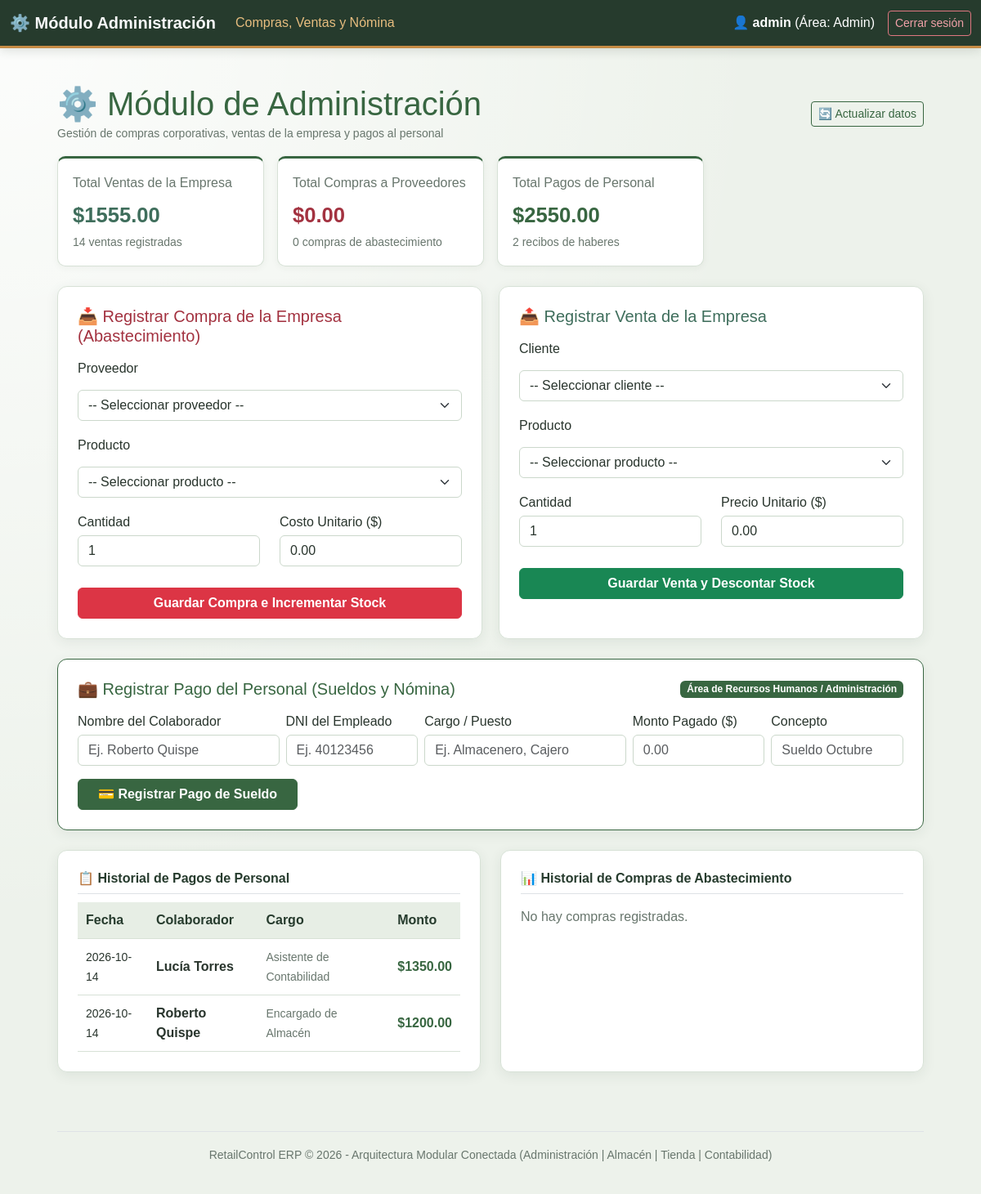
The app's page /administracion (signed in) with its own data.
### app/models.py (models this page shows)
class EmployeePayment(db.Model):
    __tablename__ = 'pagos_personal'
    id = db.Column(db.Integer, primary_key=True)
    employee_name = db.Column(db.String(100), nullable=False)
    dni = db.Column(db.String(20), nullable=True)
    position = db.Column(db.String(100), nullable=True)
    amount = db.Column(db.Float, nullable=False, default=0.0)
    concept = db.Column(db.String(200), nullable=False, default='Pago de sueldo')
    payment_date = db.Column(db.DateTime, default=lambda: datetime.now(timezone.utc))
    created_at = db.Column(db.DateTime, default=lambda: datetime.now(timezone.utc))
    user_id = db.Column(db.Integer, db.ForeignKey('usuarios.id'), nullable=True)
    user = db.relationship('User')

### app/routes.py (the view, shortened to what this page needs)
@bp.route('/administracion', methods=['GET', 'POST'])
@role_required('admin')
def administracion():
    suppliers = Supplier.query.order_by(Supplier.name).all()
    clients = Client.query.order_by(Client.name).all()
    products = Product.query.order_by(Product.name).all()
    purchases = Purchase.query.order_by(Purchase.created_at.desc()).all()
    sales = Sale.query.order_by(Sale.created_at.desc()).all()
    payments = EmployeePayment.query.order_by(EmployeePayment.payment_date.desc()).all()
    total_purchases = sum(p.total for p in purchases)
    total_sales = sum(s.total for s in sales)
    total_payroll = sum(p.amount for p in payments)
    return render_template(
        'administracion.html',
        suppliers=suppliers,
        clients=clients,
        products=products,
        purchases=purchases,
        sales=sales,
        payments=payments,
        total_purchases=total_purchases,
        total_sales=total_sales,
        total_payroll=total_payroll,
    )

### app/routes.py (called while the page is built, shortened)
def role_required(*allowed_roles):
    def decorator(view):
        @wraps(view)
        def wrapped(*args, **kwargs):
            if 'role' not in session:
                flash('Por favor inicia sesión para acceder al módulo.', 'error')
                return redirect(url_for('main.login'))
            user_role = session.get('role')
            return view(*args, **kwargs)
        return wrapped
    return decorator

### app/templates/administracion.html (shortened to what this page needs)
{% extends 'base.html' %}
{% block content %}
<div class="d-flex justify-content-between align-items-center mb-3">
  <div>
    <h1 class="mb-0">⚙️ Módulo de Administración</h1>
    <small class="text-muted">Gestión de compras corporativas, ventas de la empresa y pagos al personal</small>
  </div>
  <button class="btn btn-outline-primary btn-sm" onclick="location.reload();">
    🔄 Actualizar datos
  </button>
</div>
<div class="stats-grid mb-4">
  <div class="stat-card">
    <span>Total Ventas de la Empresa</span>
    <strong class="text-success">${{ '%.2f'|format(total_sales) }}</strong>
    <small class="text-muted d-block mt-1">{{ sales|length }} ventas registradas</small>
  </div>
  <div class="stat-card">
    <span>Total Compras a Proveedores</span>
    <strong class="text-danger">${{ '%.2f'|format(total_purchases) }}</strong>
    <small class="text-muted d-block mt-1">{{ purchases|length }} compras de abastecimiento</small>
  </div>
  <div class="stat-card">
    <span>Total Pagos de Personal</span>
    <strong class="text-primary">${{ '%.2f'|format(total_payroll) }}</strong>
    <small class="text-muted d-block mt-1">{{ payments|length }} recibos de haberes</small>
  </div>
</div>
<div class="two-columns mb-4">
  <section class="panel">
    <h2 class="h5 mb-3 text-danger">📥 Registrar Compra de la Empresa (Abastecimiento)</h2>
    <form method="post">
      <label class="form-label mb-1">Proveedor</label>
      <select name="supplier_id" required class="form-select mb-2">
        <option value="">-- Seleccionar proveedor --</option>
      </select>
      <label class="form-label mb-1">Producto</label>
      <select name="product_id" id="buy_product_id" required class="form-select mb-2" onchange="onBuyProductChange()">
        <option value="" data-stock="0" data-price="0">-- Seleccionar producto --</option>
      </select>
      <div class="row">
        <div class="col-6">
          <label class="form-label mb-1">Cantidad</label>
          <input type="number" name="quantity" value="1" min="1" required class="form-control mb-2">
        </div>
        <div class="col-6">
          <label class="form-label mb-1">Costo Unitario ($)</label>
          <input type="number" step="0.01" name="unit_price" id="buy_unit_price" value="0.00" min="0.01" required class="form-control mb-2">
        </div>
      </div>
      <button type="submit" class="btn btn-danger w-100 mt-2 fw-bold">
        Guardar Compra e Incrementar Stock
      </button>
    </form>
  </section>
  <section class="panel">
    <h2 class="h5 mb-3 text-success">📤 Registrar Venta de la Empresa</h2>
    <form method="post">
      <label class="form-label mb-1">Cliente</label>
      <select name="client_id" required class="form-select mb-2">
        <option value="">-- Seleccionar cliente --</option>
      </select>
      <label class="form-label mb-1">Producto</label>
      <select name="product_id" id="sell_product_id" required class="form-select mb-2" onchange="onSellProductChange()">
        <option value="" data-stock="0" data-price="0">-- Seleccionar producto --</option>
      </select>
      <div class="row">
        <div class="col-6">
          <label class="form-label mb-1">Cantidad</label>
          <input type="number" name="quantity" value="1" min="1" required class="form-control mb-2">
        </div>
        <div class="col-6">
          <label class="form-label mb-1">Precio Unitario ($)</label>
          <input type="number" step="0.01" name="unit_price" id="sell_unit_price" value="0.00" min="0.01" required class="form-control mb-2">
        </div>
      </div>
      <button type="submit" class="btn btn-success w-100 mt-2 fw-bold">
        Guardar Venta y Descontar Stock
      </button>
    </form>
  </section>
</div>
<section class="panel mb-4 border-primary">
  <div class="d-flex justify-content-between align-items-center mb-3">
    <h2 class="h5 mb-0 text-primary">💼 Registrar Pago del Personal (Sueldos y Nómina)</h2>
    <span class="badge bg-primary">Área de Recursos Humanos / Administración</span>
  </div>
  <form method="post" class="row g-2">
    <div class="col-md-3">
      <label class="form-label mb-1">Nombre del Colaborador</label>
      <input type="text" name="employee_name" required placeholder="Ej. Roberto Quispe" class="form-control">
    </div>
    <div class="col-md-2">
      <label class="form-label mb-1">DNI del Empleado</label>
      <input type="text" name="dni" placeholder="Ej. 40123456" class="form-control">
    </div>
    <div class="col-md-3">
      <label class="form-label mb-1">Cargo / Puesto</label>
      <input type="text" name="position" placeholder="Ej. Almacenero, Cajero" class="form-control">
    </div>
    <div class="col-md-2">
      <label class="form-label mb-1">Monto Pagado ($)</label>
      <input type="number" step="0.01" name="amount" min="1" required placeholder="0.00" class="form-control">
    </div>
    <div class="col-md-2">
      <label class="form-label mb-1">Concepto</label>
      <input type="text" name="concept" placeholder="Sueldo Octubre" class="form-control">
    </div>
    <div class="col-12 mt-3">
      <button type="submit" class="btn btn-primary px-4 fw-bold">
        💳 Registrar Pago de Sueldo
      </button>
    </div>
  </form>
</section>
<div class="row">
  <div class="col-lg-6 mb-4">
    <section class="panel h-100">
      <h3 class="h6 fw-bold text-dark border-bottom pb-2">📋 Historial de Pagos de Personal</h3>
      {% if payments %}
        <table>
          <thead>
            <tr>
              <th>Fecha</th>
              <th>Colaborador</th>
              <th>Cargo</th>
              <th>Monto</th>
            </tr>
          </thead>
          <tbody>
            {% for pay in payments %}
              <tr>
                <td><small>{{ pay.payment_date.strftime('%Y-%m-%d') }}</small></td>
                <td><strong>{{ pay.employee_name }}</strong></td>
                <td><small class="text-muted">{{ pay.position or 'Personal' }}</small></td>
                <td class="fw-bold text-primary">${{ '%.2f'|format(pay.amount) }}</td>
              </tr>
            {% endfor %}
          </tbody>
        </table>
      {% else %}
        <p class="text-muted my-3">No hay pagos de personal registrados.</p>
      {% endif %}
    </section>
  </div>
  <div class="col-lg-6 mb-4">
    <section class="panel h-100">
      <h3 class="h6 fw-bold text-dark border-bottom pb-2">📊 Historial de Compras de Abastecimiento</h3>
      {% if purchases %}
        <table>
          <thead>
            <tr>
              <th>Fecha</th>
              <th>Proveedor</th>
              <th>Total</th>
            </tr>
          </thead>
          <tbody>
            {% for purchase in purchases[:6] %}
              <tr>
                <td><small>{{ purchase.created_at.strftime('%Y-%m-%d') }}</small></td>
                <td>{{ purchase.supplier.name }}</td>
                <td class="fw-bold text-danger">${{ '%.2f'|format(purchase.total) }}</td>
              </tr>
            {% endfor %}
          </tbody>
        </table>
      {% else %}
        <p class="text-muted my-3">No hay compras registradas.</p>
      {% endif %}
    </section>
  </div>
</div>
{% endblock %}

### app/static/style.css (style rules this page uses)
:root { --brand-primary: #386641; --brand-primary-hover: #2f5737; --brand-deep: #263b2d; --brand-accent: #c58b45; --surface: #ffffff; --surface-muted: #f1f5ef; --page-bg: #edf2eb; --text-main: #29352d; --text-muted: #68766d; --border-color: #d7e1d6; --bs-primary: var(--brand-primary); --bs-primary-rgb: 56, 102, 65; --bs-secondary: #68766d; --bs-secondary-rgb: 104, 118, 109; --bs-success: #52796f; --bs-success-rgb: 82, 121, 111; --bs-info: #457b9d; --bs-info-rgb: 69, 123, 157; --bs-warning: #c58b45; --bs-warning-rgb: 197, 139, 69; --bs-danger: #b23a48; --bs-danger-rgb: 178, 58, 72; --bs-dark: var(--brand-deep); --bs-dark-rgb: 38, 59, 45; --bs-body-bg: var(--page-bg); --bs-body-color: var(--text-main); --bs-link-color: var(--brand-primary); --bs-link-hover-color: var(--brand-primary-hover); }
body { min-height: 100vh; font-family: Arial, sans-serif; color: var(--text-main); background: radial-gradient(ellipse at top left, rgba(255, 255, 255, 0.85), transparent 55%), var(--page-bg); background-attachment: fixed; margin: 0; }
.auth-box, .panel { background: var(--surface); border: 1px solid var(--border-color); border-radius: 12px; padding: 24px; box-shadow: 0 4px 16px rgba(38, 59, 45, 0.08); }
form:not(.row) { display: flex; flex-direction: column; gap: 10px; }
input, select, textarea, button { border-radius: 8px; font-size: 1rem; }
input, select, textarea, .form-control, .form-select { border-color: #cbd8cb; color: var(--text-main); background-color: var(--surface); }
button, .btn-primary { color: #fff; background-color: var(--brand-primary); border-color: var(--brand-primary); cursor: pointer; font-weight: 600; }
.btn-secondary, .btn-success, .btn-info, .btn-warning, .btn-danger, .btn-dark { font-weight: 600; }
.btn-outline-primary { color: var(--brand-primary); border-color: var(--brand-primary); }
h1, h2 { color: var(--brand-primary); }
.two-columns { display: grid; grid-template-columns: 1fr 1fr; gap: 20px; }
.stats-grid { display: grid; grid-template-columns: repeat(4, minmax(0, 1fr)); gap: 16px; margin-bottom: 20px; }
.stat-card { background: var(--surface); border: 1px solid var(--border-color); border-top: 3px solid var(--brand-primary); border-radius: 10px; padding: 18px; box-shadow: 0 2px 8px rgba(38, 59, 45, 0.05); }
.stat-card span { display: block; color: var(--text-muted); margin-bottom: 8px; }
.stat-card strong { font-size: 1.6rem; color: var(--brand-primary); }
table { width: 100%; border-collapse: collapse; margin-top: 10px; background: var(--surface); }
th, td { text-align: left; padding: 10px; border-bottom: 1px solid var(--border-color); }
th { background-color: #e7eee5; color: var(--brand-deep); }
.bg-primary { background-color: var(--brand-primary) !important; }
.text-primary { color: var(--brand-primary) !important; }
.text-success { color: #3f6e5c !important; }
.text-danger { color: #a33240 !important; }
.text-dark { color: var(--brand-deep) !important; }
.text-secondary, .text-muted { color: var(--text-muted) !important; }

### records on screen
EmployeePayment: payment_date "2026-10-14", employee_name "Lucía Torres", position "Asistente de Contabilidad", amount "1350.00"
EmployeePayment: payment_date "2026-10-14", employee_name "Roberto Quispe", position "Encargado de Almacén", amount "1200.00"

### other values on screen
{{ session.get('username') }} "admin"
{{ session.get('role')|capitalize }} "Admin"
{{ '%.2f'|format(total_sales) }} "1555.00"
{{ sales|length }} "14"
{{ '%.2f'|format(total_purchases) }} "0.00"
{{ purchases|length }} "0"
{{ '%.2f'|format(total_payroll) }} "2550.00"
{{ payments|length }} "2"
